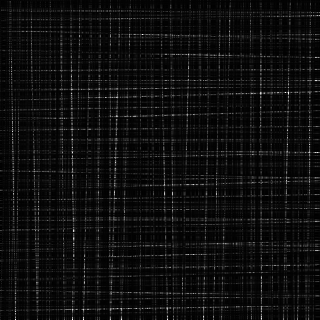
Frame 1 (no input)
Frame 60 (the mouse pressed at the canvas centre just before this capture): identical to frame 1, image omitted
Frame 120 (the mouse held since frame 60 and released just before this capture): identical to frame 1, image omitted

The Processing sketch that drew this single still picture (run headless with seeded random() and noise(); from frame 60 on, the mouse is pressed at the canvas centre):

// Processing sketch: grid_tartan_a
// ── grid_tartan_a.pde

void setup() {
  size(320,320);
  background(0);
  smooth();
  gridTartan();
}

void draw() {
  
}


void mouseDragged() {
  doDraw();
}


void doDraw() {
  fill(0);
  rect(0,0,width,height);
  gridTartan();
}

void gridTartan() {

  drawGrid(10, 255); 
  drawGridOffset(10, 128, 1);
  drawGridOffset(10, 64, 2);
  drawGridOffset(10, 32, 3);
  drawGridOffset(10, 16, 4);
  drawGridOffset(10, 8, 5);
  drawGridOffset(10, 4, 6);
  drawGridOffset(10, 2, 7);
  drawGridOffset(10, 1, 8);

}


void drawGrid(int n, int shadeofgray) {

  stroke(shadeofgray, shadeofgray, shadeofgray, 255);
  strokeWeight(1);
  
  for (int i=n; i<height; i=i+n) {
    line(0, i, width, int(random(i-10, i+10)));  
  }
  
  for (int i=n; i<width; i=i+n) {
    line(i, 0, int(random(i-10, i+10)), height);  
  }
}


void drawGridOffset(int n, int shadeofgray, int offset) {

stroke(shadeofgray, shadeofgray, shadeofgray, 128);
strokeWeight(1);
  
  for (int i=0; i<height; i=i+n-offset) {
    line(0, i, width, int(random(i-10, i+10)));  
  }
  
  for (int i=0; i<width; i=i+n-offset) {
    line(i, 0, int(random(i-10, i+10)), height);  
  }
} 
